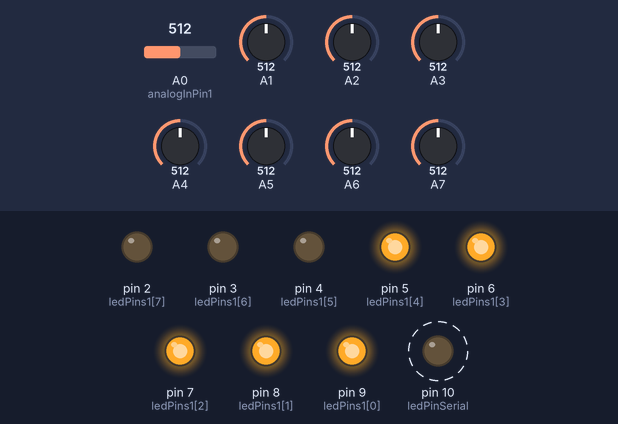
The sketch below on a simulated Arduino Uno, built with avr-gcc and run on an emulated ATmega328P. Shown: output pins drawn as LEDs (lit = HIGH). Dashed ring = blinking. The test bench sets the inputs (shaded band); at power-on: A0 (analogInPin1) = 512, A1 = 512, A2 = 512, A3 = 512, A4 = 512, A5 = 512, A6 = 512, A7 = 512. What the sketch prints to the serial monitor is not drawn.

Above: at 1.2 s.
1.3 s: A0 (analogInPin1) set to 550
4.3 s: A0 (analogInPin1) set to 580
At 6.28 s:
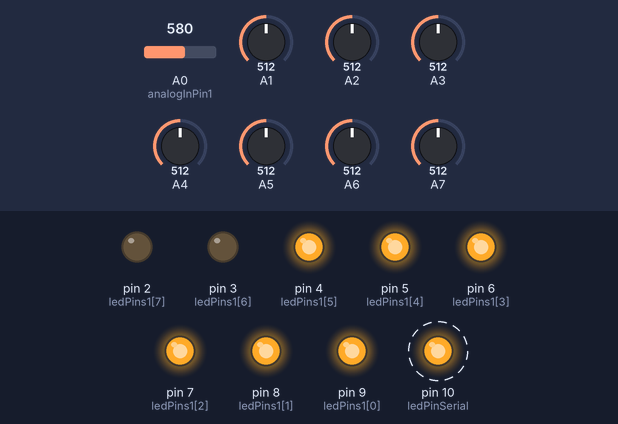
7.3 s: A0 (analogInPin1) set to 666
10.3 s: A0 (analogInPin1) set to 693
At 10.88 s:
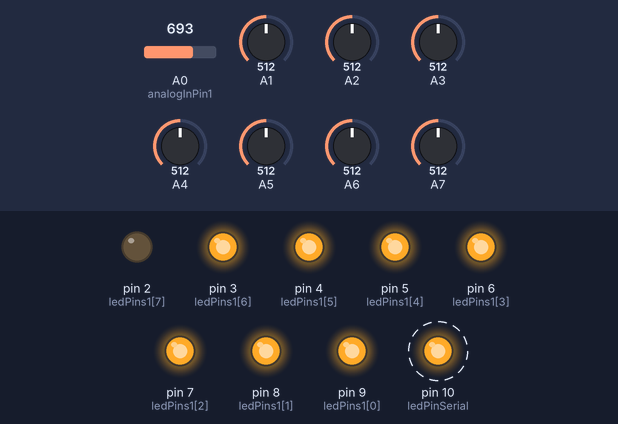
13.3 s: A0 (analogInPin1) set to 778
16.3 s: A0 (analogInPin1) set to 811
At 16.93 s:
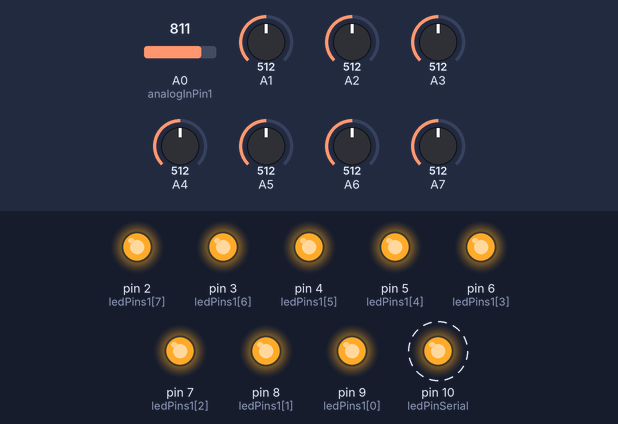
Timing chart, 0 to 20.3 s (numbered marks = the images above; inputs shaded):
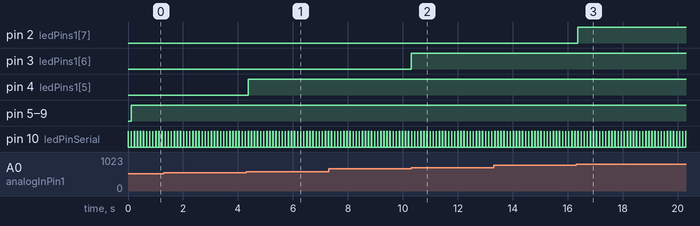

Measured:
- the behaviour switches between 568 and 569 on A0 (analogInPin1) (found by bisection; images 0 and 1)
- the behaviour switches between 681 and 682 on A0 (analogInPin1) (found by bisection; images 1 and 2)
- the behaviour switches between 795 and 796 on A0 (analogInPin1) (found by bisection; images 2 and 3)
- after the input at 4.3 s, pin 4 (ledPins1[5]): LOW → HIGH after 0.07 s
- after the input at 10.3 s, pin 3 (ledPins1[6]): LOW → HIGH at once
- after the input at 16.3 s, pin 2 (ledPins1[7]): LOW → HIGH after 0.07 s
- by itself, pin 10 (ledPinSerial): alternates HIGH for 0.01 s and LOW for 0.10 s

The sketch:

ACE_MIDI_CODE.ino
```cpp
///////////////////////////////////////////////////////////////////////////////
///////////////////////////////////////////////////////////////////////////////
///////////////////////////////////////////////////////////////////////////////
///////////////////////////////////////////////////////////////////////////////
///////////////////////////////////////////////////////////////////////////////
///////////////////////////////////////////////////////////////////////////////
///////////////////////////////////////////////////////////////////////////////
///////////////////////////////////////////////////////////////////////////////
///////////////////////////////////////////////////////////////////////////////
//////////////////////////////////////////////////MOSELEY MIRANDA GOES/////////
/////////////////////////////////////////////30-11-2017  TO 31-11-2017/////////
///////////////////////////////////////////////////////////////////////////////
///////////////////////////////////////////////////////////////////////////////
///////////////////////////////////////////////////////////////////////////////
///////////////////////////////////////////////////////////////////////////////
int val = 0;
int lastVal = 0;
int val1 = 0;
int lastVal1 = 0;
int val2 = 0;
int lastVal2 = 0;
int val3 = 0;
int lastVal3 = 0;
int val4 = 0;
int lastVal4 = 0;
int val5 = 0;
int lastVal5 = 0;
int val6 = 0;
int lastVal6 = 0;
int val7 = 0;
int lastVal7 = 0;
int val8 = 0;
int lastVal8 = 0;
const int ledPinSerial =  10; // LED SERIAL
const int NbrLEDs1 = 9;
     const int ledPins1[] = { 9, 8, 7, 6, 5, 4, 3, 2, 1};
     const int wait = 30;
         const boolean LED_ON = LOW;
         const boolean LED_OFF = HIGH;
     int sensorValue1 = 0; // value read from the sensor
                int ledLevel1 = 0;
                 const int analogInPin1 = 0;
void setup(){
  for (int led = 0; led < NbrLEDs1; led++)
{
pinMode(ledPins1[led], OUTPUT); // make all the LED pins outputs
}

     Serial.begin(9600);

   pinMode(ledPinSerial, OUTPUT); // LED ON
}
void loop()
{

   val = analogRead(0)/8;   // Divide by 8 to get range of 0-127 for midi
   if (val != lastVal) // If the value does not = the last value the following command is made. This is because the pot has been turned. Otherwise the pot remains the same and no midi message is output.
   {
   MIDImessage(176,1,val);}         // 176 = CC command (channel 1 control change), 1 = Which Control, val = value read from Potentionmeter 1 NOTE THIS SAYS VAL not VA1 (lowercase of course)
   lastVal = val;
   //////////////erro no meu arduino//////////
    val2 = analogRead(1)/8;   // Divide by 8 to get range of 0-127 for midi
     if (val2 != lastVal2)
     {
     MIDImessage(176,2,val2);}         // 176 = CC command, 2 = Which Control, val = value read from Potentionmeter 2
     lastVal2 = val2;

   val3 = analogRead(2)/8;   // Divide by 8 to get range of 0-127 for midi
   if (val3 != lastVal3)
   {
   MIDImessage(176,3,val3);}         // 176 = CC command, 3 = Which Control, val = value read from Potentionmeter 3
   lastVal3 = val3;

   val4 = analogRead(3)/8;   // Divide by 8 to get range of 0-127 for midi
   if (val4 != lastVal4)
   {
   MIDImessage(176,4,val4);}         // 176 = CC command, 4 = Which Control, val = value read from Potentionmeter 4
   lastVal4 = val4;

   val5 = analogRead(4)/8;   // Divide by 8 to get range of 0-127 for midi
   if (val5 != lastVal5)
   {
   MIDImessage(176,5,val5);}         // 176 = CC command, 5 = Which Control, val = value read from Potentionmeter 5
   lastVal5 = val5;

   val6 = analogRead(5)/8;   // Divide by 8 to get range of 0-127 for midi
   if (val6 != lastVal6)
   {
   MIDImessage(176,6,val6);}         // 176 = CC command, 6 = Which Control, val = value read from Potentionmeter 6
   lastVal6 = val6;

   val7 = analogRead(6)/8;   // Divide by 8 to get range of 0-127 for midi
   if (val7 != lastVal7)
   {
   MIDImessage(176,7,val7);}         // 176 = CC command, 7 = Which Control, val = value read from Potentionmeter 7
   lastVal7 = val7;

   val8 = analogRead(7)/8;   // Divide by 8 to get range of 0-127 for midi
   if (val8 != lastVal8)
   {
   MIDImessage(176,8,val8);}         // 176 = CC command, 8 = Which Control, val = value read from Potentionmeter 8
   lastVal8 = val8;
  delay(1);

              digitalWrite(ledPinSerial, HIGH);   // turn the LED on (HIGH is the voltage level)
              delay(10);                       // wait for a second
              digitalWrite(ledPinSerial, LOW);    // turn the LED off by making the voltage LOW
              delay(100);                       // wait for a second
 /////////////////////////////////////////////////////////////////
///////////////LED VOLUME INTERNAL BAR///////////////////////////
/////////////////////////////////////////////////////////////////

sensorValue1 = analogRead(analogInPin1); // read the analog in value
ledLevel1 = map(sensorValue1 , 0, 1023, 0, NbrLEDs1); // map to the number of LEDs
for (int led = 0; led < NbrLEDs1; led++)
{
if (led > ledLevel1 ) {
digitalWrite(ledPins1[led], LED_ON); // turn on pins less than the level
}
else {
digitalWrite(ledPins1[led], LED_OFF); // turn off pins higher than the


}
}
}

//////////////////////////////////FIM//////////////////////////////////////////
void MIDImessage(byte command, byte data1, byte data2) //pass values out through standard Midi Command
{
   Serial.write(command);
   Serial.write(data1);
   Serial.write(data2);
}
```
